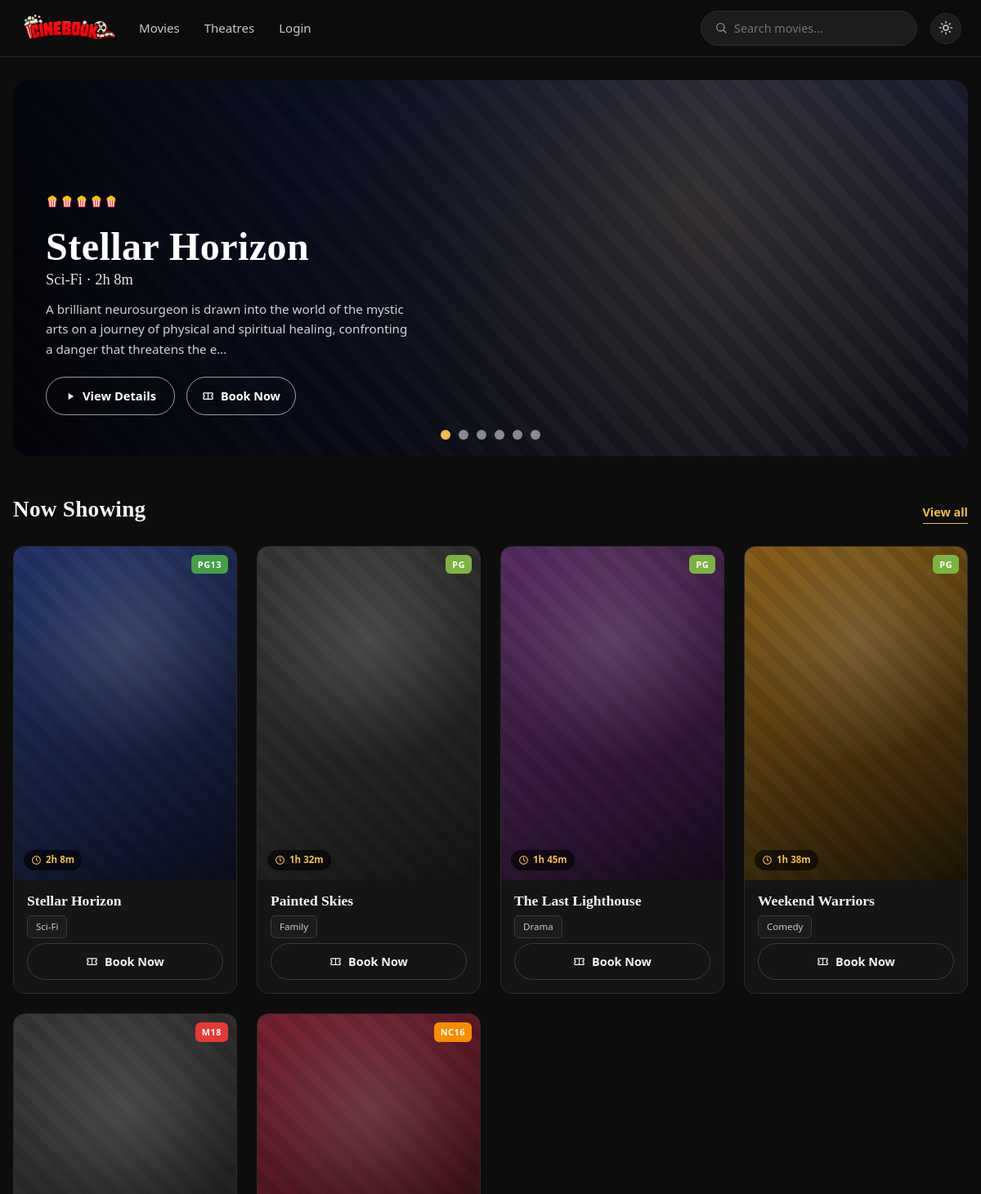
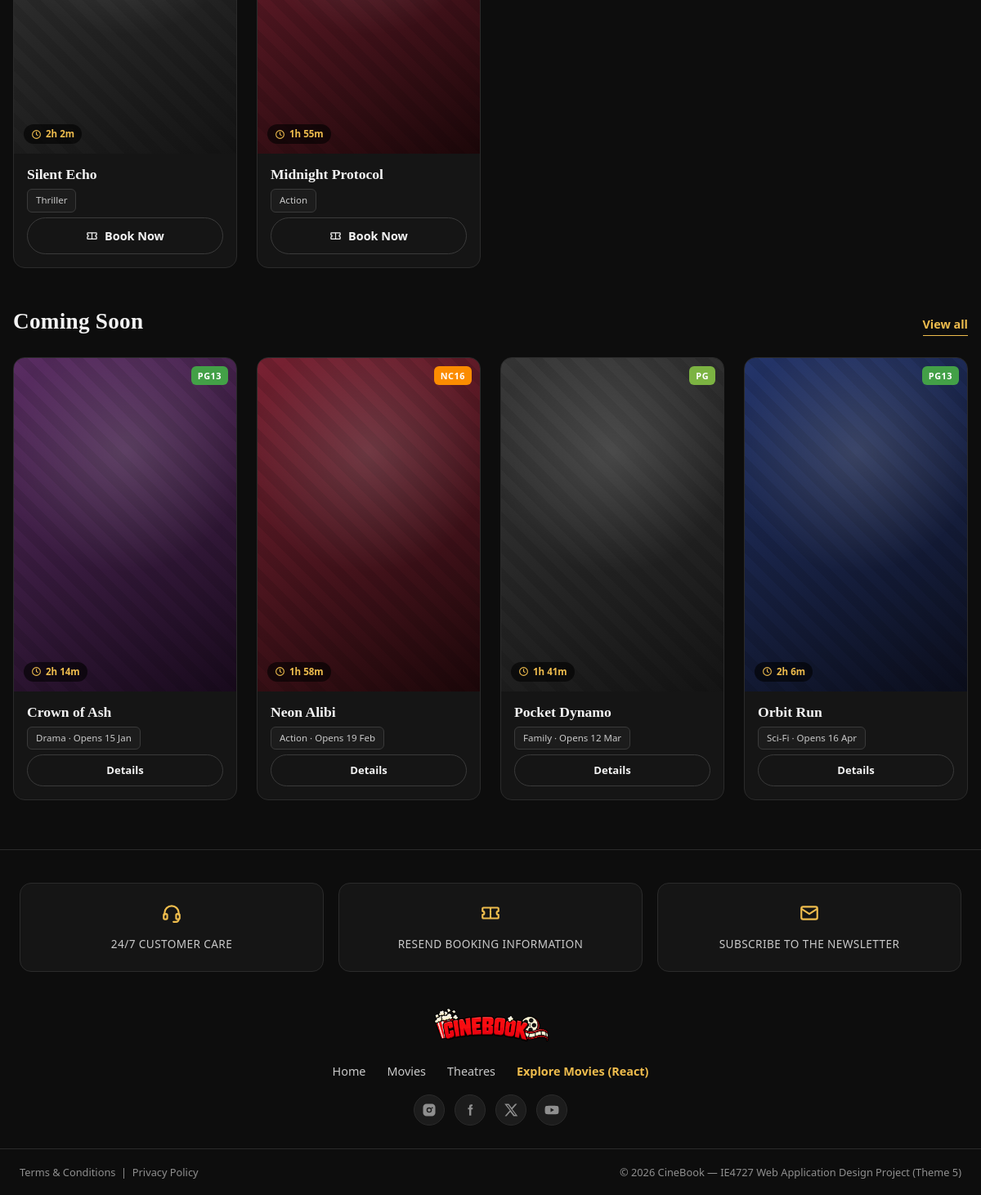
The page / on the database its author committed (2 pictures, top to bottom).
### tables this page shows
CREATE TABLE movie (
    Movie_ID INT AUTO_INCREMENT PRIMARY KEY,
    Location VARCHAR(150),
    Date DATE,
    Showtime TIME,
    Description TEXT,
    Title VARCHAR(150) NOT NULL,
    Poster VARCHAR(255) NOT NULL DEFAULT '',
    Backdrop VARCHAR(255) NOT NULL DEFAULT '',
    Trailer_File VARCHAR(255) NULL DEFAULT NULL,
    Genre VARCHAR(80),
    Duration_Min INT,
    Certificate VARCHAR(10) DEFAULT 'PG',
    Stars TINYINT DEFAULT 4,
    Status VARCHAR(20) DEFAULT 'showing',
    Cinema_ID INT,
    FOREIGN KEY (Cinema_ID) REFERENCES cinema(Cinema_ID)
);

### index.php (the view, shortened to what this page needs)
<?php
require_once 'includes/db_connect.php';
include 'includes/header.php';
$showing = $conn->query(
    "SELECT m.Movie_ID, m.Title, m.Genre, m.Duration_Min, m.Date, m.Showtime,
            m.Description, m.Certificate, m.Stars, m.Poster, m.Backdrop, c.Cinema_Name
     FROM movie m LEFT JOIN cinema c ON m.Cinema_ID = c.Cinema_ID
     WHERE m.Status = 'showing'
       AND m.Movie_ID IN (SELECT MIN(Movie_ID) FROM movie WHERE Status='showing' GROUP BY Title)
     ORDER BY m.Stars DESC, m.Date ASC"
);
$showingRows = $showing ? $showing->fetch_all(MYSQLI_ASSOC) : [];
$featuredMovies = $showingRows;
$coming = $conn->query(
    "SELECT m.Movie_ID, m.Title, m.Genre, m.Duration_Min, m.Date, m.Showtime,
            m.Description, m.Certificate, m.Stars, m.Poster, m.Backdrop, c.Cinema_Name
     FROM movie m LEFT JOIN cinema c ON m.Cinema_ID = c.Cinema_ID
     WHERE m.Status = 'coming'
       AND m.Movie_ID IN (SELECT MIN(Movie_ID) FROM movie WHERE Status='coming' GROUP BY Title)
     ORDER BY m.Date ASC"
);
?>
<?php if ($featuredMovies): ?>
<section class="hero-carousel">
<?php foreach ($featuredMovies as $index => $movie): ?>
<div class="hero-slide <?php echo $index == 0 ? 'active' : ''; ?>">
    <div class="hero-feature<?php echo poster_has_img($movie['Poster']); ?>"
         data-genre="<?php echo htmlspecialchars($movie['Genre']); ?>"
         <?php echo backdrop_style($movie['Backdrop']); ?>>
        <div class="hero-content">
            <?php if ($rating = popcornRating($movie['Stars'])): ?>
            <div class="hero-stars"><?php echo $rating; ?></div>
            <?php endif; ?>
            <h1 class="hero-title">
                <?php echo htmlspecialchars($movie['Title']); ?>
            </h1>
            <p class="hero-sub">
                <?php echo htmlspecialchars($movie['Genre']); ?>
                ·
                <?php echo formatDuration($movie['Duration_Min']); ?>
            </p>
            <p class="hero-desc">
                <?php echo htmlspecialchars(
                    mb_strimwidth($movie['Description'],0,160,'...')
                ); ?>
            </p>
            <div class="hero-actions">
                <a href="movie_details.php?id=<?php echo $movie['Movie_ID']; ?>"
                class="btn btn-ghost">
                    <?php echo icon('play',14); ?> View Details
                </a>
                <a href="booking.php?movie_id=<?php echo $movie['Movie_ID']; ?>" class="book-now-btn">
                    <?php echo icon('ticket',15); ?> Book Now
                </a>
            </div>
        </div>
    </div>
</div>
<?php endforeach; ?>
<div class="hero-dots">
<?php foreach($featuredMovies as $index=>$movie): ?>
<span class="dot <?php echo $index==0?'active':'';?>"></span>
<?php endforeach; ?>
</div>
</section>
<?php endif; ?>
<div class="section-head">
    <h2>Now Showing</h2>
    <a href="movies.php" class="view-all">View all</a>
</div>
<div class="movie-grid">
<?php if ($showingRows): ?>
    <?php foreach ($showingRows as $row): ?>
        <div class="movie-card">
            <a class="poster<?php echo poster_has_img($row['Poster']); ?>" data-genre="<?php echo htmlspecialchars($row['Genre']); ?>"<?php echo poster_style($row['Poster']); ?>
               href="movie_details.php?id=<?php echo $row['Movie_ID']; ?>">
                <?php echo cert_badge($row['Certificate']); ?>
                <span class="dur-pill"><?php echo icon('clock',13); ?><?php echo formatDuration($row['Duration_Min']); ?></span>
            </a>
            <div class="movie-card-foot">
                <a class="mc-title" href="movie_details.php?id=<?php echo $row['Movie_ID']; ?>"><?php echo htmlspecialchars($row['Title']); ?></a>
                <div class="mc-location"><?php echo htmlspecialchars($row['Genre']); ?></div>
                <a href="booking.php?movie_id=<?php echo $row['Movie_ID']; ?>" class="book-now-btn">
                    <?php echo icon('ticket',15); ?> Book Now
                </a>
            </div>
        </div>
    <?php endforeach; ?>
<?php else: ?>
    <div class="empty-state"><div class="big"><?php echo icon('ticket',42); ?></div><p>No movies showing right now. Please check back soon.</p></div>
<?php endif; ?>
</div>
<div class="section-head">
    <h2>Coming Soon</h2>
    <a href="movies.php" class="view-all">View all</a>
</div>
<div class="movie-grid">
<?php if ($coming && $coming->num_rows > 0): ?>
    <?php while ($row = $coming->fetch_assoc()): ?>
        <div class="movie-card">
            <a class="poster<?php echo poster_has_img($row['Poster']); ?>" data-genre="<?php echo htmlspecialchars($row['Genre']); ?>"<?php echo poster_style($row['Poster']); ?>
               href="movie_details.php?id=<?php echo $row['Movie_ID']; ?>">
                <?php echo cert_badge($row['Certificate']); ?>
                <span class="dur-pill"><?php echo icon('clock',13); ?><?php echo formatDuration($row['Duration_Min']); ?></span>
            </a>
            <div class="movie-card-foot">
                <a class="mc-title" href="movie_details.php?id=<?php echo $row['Movie_ID']; ?>"><?php echo htmlspecialchars($row['Title']); ?></a>
                <div class="mc-location"><?php echo htmlspecialchars($row['Genre']); ?> &middot; Opens <?php echo date("d M", strtotime($row['Date'])); ?></div>
                <a href="movie_details.php?id=<?php echo $row['Movie_ID']; ?>" class="btn btn-sm btn-ghost">Details</a>
            </div>
        </div>
    <?php endwhile; ?>
<?php else: ?>
    <div class="empty-state"><p>No upcoming movies announced yet.</p></div>
<?php endif; ?>
</div>
<?php include 'includes/footer.php'; $conn->close(); ?>

### includes/header.php (shortened to what this page needs)
<?php
require_once __DIR__ . '/functions.php';
$currentPage = basename($_SERVER['PHP_SELF']);
function navActive($page) {
    global $currentPage;
    return $currentPage === $page ? ' class="active"' : '';
}
function formatDuration($min) {
    $min = (int) $min;
    $h = intdiv($min, 60);
    $m = $min % 60;
    return ($h > 0 ? $h . "h " : "") . $m . "m";
}
function popcorn_icon($filled) {
    $cls = 'pop ' . ($filled ? 'full' : 'empty');
    return '<svg class="' . $cls . '" width="16" height="16" viewBox="0 0 36 36" aria-hidden="true">'
        . '<path fill="#EA3943" d="M6.5 13h23l-1.9 18.1a1.5 1.5 0 0 1-1.49 1.35H9.89a1.5 1.5 0 0 1-1.49-1.35L6.5 13z"/>'
        . '<path fill="#fff" d="M9.8 13h3.27l.86 18.45h-2.6zM16.36 13h3.28l-.28 18.45h-2.72zM22.93 13h3.27l-1.4 18.45h-2.6z"/>'
        . '<g fill="#F8C517">'
        . '<path d="M6.6 13.4C4.6 8.4 8.4 4 11.6 4.6 12.8 1.8 15.4 1 18 1s4.6.8 5.8 3.6C27 4 30.8 8.4 28.8 13.4z"/>'
        . '<circle cx="9.2" cy="12.4" r="3.1"/><circle cx="26.8" cy="12.6" r="3"/>'
        . '<circle cx="12" cy="9.6" r="3.5"/><circle cx="16" cy="6.5" r="3.9"/>'
        . '<circle cx="20.6" cy="6.3" r="3.8"/><circle cx="24.4" cy="9.4" r="3.3"/>'
        . '<circle cx="14.6" cy="9" r="3.1"/><circle cx="18.6" cy="9.6" r="3.3"/>'
        . '<circle cx="22.2" cy="9.4" r="3.1"/>'
        . '</g>'
        . '<g fill="none" stroke="#E2941B" stroke-width="1.3" stroke-linecap="round">'
        . '<path d="M12.4 9c.7-.5 1.4-.2 1.5.6"/><path d="M18.2 6.4c.8-.4 1.5 0 1.5.9"/>'
        . '<path d="M22.5 9.2c.7-.5 1.5-.2 1.6.6"/>'
        . '</g>'
        . '</svg>';
}
function popcornRating($n) {
    $n = max(0, min(5, (int) $n));
    $out = '';
    for ($i = 1; $i <= 5; $i++) $out .= popcorn_icon($i <= $n);
    return '<span class="popcorn-rating" title="' . $n . ' / 5" aria-label="Rated ' . $n . ' out of 5">' . $out . '</span>';
}
?>
<!DOCTYPE html>
<html lang="en">
<head>
<link rel="stylesheet" href="css/style.css?v=21">
</head>
<body>
<header class="site-header">
    <div class="header-inner">
        <a href="index.php" class="logo" title="CineBook home" aria-label="CineBook home">
            <img src="images/cinebooklogo.png" alt="CineBook Logo">
        </a>
        <nav class="main-nav" aria-label="Main navigation">
            <ul class="nav-links">
                <li><a href="movies.php"<?php echo navActive('movies.php'); ?>>Movies</a></li>
                <li><a href="about.php"<?php echo navActive('about.php'); ?>>Theatres</a></li>
                <?php if (isset($_SESSION['cust_id'])): ?>
                    <li><a href="my_bookings.php"<?php echo navActive('my_bookings.php'); ?>>Your Tickets</a></li>
                    <li><a href="profile.php"<?php echo navActive('profile.php'); ?>>My Profile</a></li>
                    <li><a href="logout.php">Logout</a></li>
                <?php else: ?>
                    <li><a href="login.php"<?php echo navActive('login.php'); ?>>Login</a></li>
                <?php endif; ?>
            </ul>
        </nav>
        <form class="header-search" method="GET" action="movies.php" role="search">
            <span class="ico-wrap"><?php echo icon('search', 16); ?></span>
            <input type="search" name="q" placeholder="Search movies…"
                   value="<?php echo htmlspecialchars(is_string($_GET['q'] ?? null) ? substr($_GET['q'],0,100) : ''); ?>">
        </form>
        <button type="button" id="themeToggle" class="theme-toggle" title="Toggle light / dark mode" aria-label="Toggle light or dark mode">
            <span class="ico-sun"><?php echo icon('sun', 18); ?></span><span class="ico-moon"><?php echo icon('moon', 18); ?></span>
        </button>
    </div>
</header>
<main class="page-wrap">

### includes/functions.php (shortened to what this page needs)
<?php
function poster_file($poster) {
    $poster = trim((string) $poster);
    return '';
}
function poster_has_img($poster) {
    return poster_file($poster) !== '' ? ' has-img' : '';
}
function poster_style($poster) {
    $f = poster_file($poster);
    if ($f === '') return '';
    return ' style="background-image:url(\'images/posters/' . htmlspecialchars(rawurlencode($f)) . '\')"';
}
function backdrop_style($file)
{
    $path = __DIR__ . '/../images/backdrops/' . $file;
    return '';
}
function cert_badge($cert) {
    $cert = trim((string) $cert);
    $cls = preg_replace('/[^A-Z0-9]/', '', strtoupper($cert));
    return '<span class="cert-badge cert-' . $cls . '">' . htmlspecialchars($cert) . '</span>';
}
function icon($name, $size = 18) {
    $s = (int) $size;
    $head = '<svg class="ico" width="' . $s . '" height="' . $s . '" viewBox="0 0 24 24" aria-hidden="true"';
    $stroke = $head . ' fill="none" stroke="currentColor" stroke-width="2" stroke-linecap="round" stroke-linejoin="round">';
    switch ($name) {
        case 'search':  return $stroke . '<circle cx="11" cy="11" r="7"/><line x1="21" y1="21" x2="16.6" y2="16.6"/></svg>';
        case 'clock':   return $stroke . '<circle cx="12" cy="12" r="9"/><path d="M12 7v5l3 2"/></svg>';
        case 'calendar':return $stroke . '<rect x="3" y="4.5" width="18" height="16" rx="2"/><path d="M3 9h18M8 3v3M16 3v3"/></svg>';
        case 'headset': return $stroke . '<path d="M4 14v-2a8 8 0 0 1 16 0v2"/><rect x="3" y="13" width="4" height="6" rx="1.5"/><rect x="17" y="13" width="4" height="6" rx="1.5"/><path d="M20 19a3 3 0 0 1-3 3h-3"/></svg>';
        case 'mail':    return $stroke . '<rect x="3" y="5" width="18" height="14" rx="2"/><path d="M3.5 7.5 12 13l8.5-5.5"/></svg>';
        case 'edit':    return $stroke . '<path d="M12 20h9"/><path d="M16.5 3.5a2.1 2.1 0 0 1 3 3L7 19l-4 1 1-4z"/></svg>';
        case 'pin':     return $stroke . '<path d="M21 10c0 7-9 13-9 13s-9-6-9-13a9 9 0 0 1 18 0z"/><circle cx="12" cy="10" r="3"/></svg>';
        case 'phone':   return $stroke . '<path d="M22 16.9v3a2 2 0 0 1-2.2 2 19.8 19.8 0 0 1-8.6-3.1 19.5 19.5 0 0 1-6-6A19.8 19.8 0 0 1 2.1 4.2 2 2 0 0 1 4.1 2h3a2 2 0 0 1 2 1.7c.1.9.3 1.8.6 2.6a2 2 0 0 1-.5 2.1L8 9.6a16 16 0 0 0 6 6l1.2-1.2a2 2 0 0 1 2.1-.5c.8.3 1.7.5 2.6.6a2 2 0 0 1 1.7 2z"/></svg>';
        case 'film':    return $stroke . '<rect x="3" y="4" width="18" height="16" rx="2"/><path d="M7 4v16M17 4v16M3 9h4M3 15h4M17 9h4M17 15h4"/></svg>';
        case 'sun':     return $stroke . '<circle cx="12" cy="12" r="4"/><path d="M12 2v2M12 20v2M4.9 4.9l1.4 1.4M17.7 17.7l1.4 1.4M2 12h2M20 12h2M4.9 19.1l1.4-1.4M17.7 6.3l1.4-1.4"/></svg>';
        case 'moon':    return $stroke . '<path d="M21 12.8A8 8 0 1 1 11.2 3 6 6 0 0 0 21 12.8z"/></svg>';
        case 'play':    return $head . ' fill="currentColor"><path d="M8 5v14l11-7z"/></svg>';
        case 'ticket':  return $stroke . '<path d="M4 6h16a1 1 0 0 1 1 1v3a2 2 0 0 0 0 4v3a1 1 0 0 1-1 1H4a1 1 0 0 1-1-1v-3a2 2 0 0 0 0-4V7a1 1 0 0 1 1-1z"/><path d="M12 6.8v1.5M12 9.7v1.5M12 12.6v1.5M12 15.5v1.5"/></svg>';
        case 'instagram': return $head . ' fill="currentColor"><path fill-rule="evenodd" clip-rule="evenodd" d="M7.5 2h9A5.5 5.5 0 0 1 22 7.5v9a5.5 5.5 0 0 1-5.5 5.5h-9A5.5 5.5 0 0 1 2 16.5v-9A5.5 5.5 0 0 1 7.5 2zm4.5 5.6a4.4 4.4 0 1 0 0 8.8 4.4 4.4 0 0 0 0-8.8zm0 1.9a2.5 2.5 0 1 1 0 5 2.5 2.5 0 0 1 0-5zm5-2.2a1.15 1.15 0 1 0 0 2.3 1.15 1.15 0 0 0 0-2.3z"/></svg>';
        case 'facebook':  return $head . ' fill="currentColor"><path d="M14 8.2V6.6c0-.7.5-.9.8-.9H16V3.1l-2.2-.1C11.2 3 10.6 5 10.6 6.3v1.9H8.6V11h2v10h3.3V11h2.3l.4-2.8H14z"/></svg>';
        case 'x':         return $head . ' fill="currentColor"><path d="M18.9 2H22l-7.6 8.7L23 22h-6.8l-5.3-6.9L4.8 22H2l8.1-9.3L1.5 2H8.4l4.8 6.3L18.9 2zm-1.2 18h1.9L7.4 4H5.4z"/></svg>';
        case 'youtube':   return $head . ' fill="currentColor"><path d="M23 7.5a3 3 0 0 0-2.1-2.1C19 5 12 5 12 5s-7 0-8.9.4A3 3 0 0 0 1 7.5 31 31 0 0 0 .7 12 31 31 0 0 0 1 16.5a3 3 0 0 0 2.1 2.1C5 19 12 19 12 19s7 0 8.9-.4a3 3 0 0 0 2.1-2.1A31 31 0 0 0 23.3 12 31 31 0 0 0 23 7.5zM10 15.3V8.7l5.7 3.3z"/></svg>';
    }
}

### rows shown on the page
movie: Stars 5 (drawn), Title "Stellar Horizon", Genre "Sci-Fi", Duration_Min "2h 8m", Description "A brilliant neurosurgeon is drawn into the world of the mystic arts on a journey of physical and spiritual healing, confronting a danger that threatens the e...", $s 14 (drawn), Certificate "PG13", $s 13 (drawn)
movie: Certificate "PG", $s 13 (drawn), Duration_Min "1h 32m", Title "Painted Skies", Genre "Family"
movie: Certificate "PG", $s 13 (drawn), Duration_Min "1h 45m", Title "The Last Lighthouse", Genre "Drama"
movie: Certificate "PG", $s 13 (drawn), Duration_Min "1h 38m", Title "Weekend Warriors", Genre "Comedy"
movie: Certificate "M18", $s 13 (drawn), Duration_Min "2h 2m", Title "Silent Echo", Genre "Thriller"
movie: Certificate "NC16", $s 13 (drawn), Duration_Min "1h 55m", Title "Midnight Protocol", Genre "Action"
movie: Certificate "PG13", $s 13 (drawn), Duration_Min "2h 14m", Title "Crown of Ash", Genre "Drama", Date "15 Jan"
movie: Certificate "NC16", $s 13 (drawn), Duration_Min "1h 58m", Title "Neon Alibi", Genre "Action", Date "19 Feb"
movie: Certificate "PG", $s 13 (drawn), Duration_Min "1h 41m", Title "Pocket Dynamo", Genre "Family", Date "12 Mar"
movie: Certificate "PG13", $s 13 (drawn), Duration_Min "2h 6m", Title "Orbit Run", Genre "Sci-Fi", Date "16 Apr"
